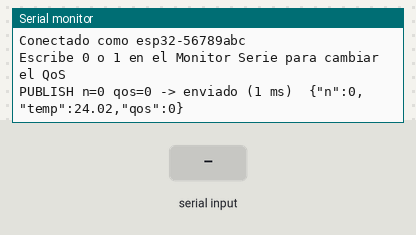
A sketch run on a simulated ESP32. On the bench: the last lines printed to the serial monitor. The test bench sets the inputs (shaded band). WiFi joins after 1.5 s; servers stay silent unless stated; random numbers use the default seed unless the sketch sets one; no MQTT or app messages arrive unless stated.

Above: at 3.2 s.
3.3 s: "0" received over Serial
At 3.9 s:
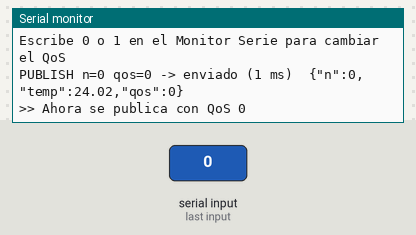
4.8 s: "1" received over Serial
At 7.1 s:
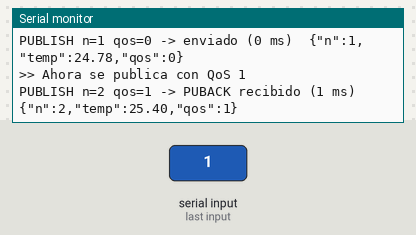

The sketch:

mqtt_publisher.ino
```cpp
/*
 * Semana 5 · ESP32 publicando lecturas por MQTT
 * Arquitectura de Computadoras y Ensambladores 2 · Laboratorio
 *
 * Librería: "MQTT" de Joel Gaehwiler (arduino-mqtt). Instálala desde el
 * Administrador de librerías del Arduino IDE. Se usa en lugar de PubSubClient
 * porque permite PUBLICAR con QoS 1 (PubSubClient solo publica con QoS 0).
 *
 * Desde el Monitor Serie (115200) escribe:
 *   0  → publicar con QoS 0
 *   1  → publicar con QoS 1
 */

#include <WiFi.h>
#include <MQTT.h>

// ---------------- Configuración ----------------
const char* WIFI_SSID   = "TU_RED";
const char* WIFI_CLAVE  = "TU_CLAVE";
const char* BROKER_IP   = "192.168.1.10";   // IP de la computadora donde corre Docker
const int   BROKER_PUERTO = 1883;
const char* TOPICO      = "usac/arqui2/grupo1/temperatura";   // cambia grupo1 por tu grupo

const int PIN_SENSOR = 34;            // sensor analógico (o déjalo al aire para valores variados)
const bool MODO_SIMULADO = true;      // false = leer el pin analógico
const unsigned long INTERVALO_MS = 2000;

// ---------------- Estado ----------------
WiFiClient red;
MQTTClient cliente(256);   // tamaño del buffer en bytes
int qos = 0;
unsigned long ultimoEnvio = 0;
unsigned long contador = 0;

void conectarWiFi() {
  if (WiFi.status() == WL_CONNECTED) return;
  Serial.print("Conectando a WiFi");
  WiFi.begin(WIFI_SSID, WIFI_CLAVE);
  while (WiFi.status() != WL_CONNECTED) {
    delay(500);
    Serial.print(".");
  }
  Serial.print("\nIP del ESP32: ");
  Serial.println(WiFi.localIP());
}

void conectarBroker() {
  // Identificador único por placa, basado en su dirección MAC
  String id = "esp32-" + String((uint32_t)ESP.getEfuseMac(), HEX);
  Serial.print("Conectando al broker " + String(BROKER_IP));
  while (!cliente.connect(id.c_str())) {
    delay(1000);
    Serial.print(".");
  }
  Serial.println("\nConectado como " + id);
}

float leerTemperatura() {
  if (MODO_SIMULADO) {
    return 24.0 + 3.0 * sin(contador / 5.0) + random(-30, 31) / 100.0;
  }
  // Escala la lectura 0..4095 a un rango de 15 °C a 35 °C (ajústalo a tu sensor)
  return 15.0 + analogRead(PIN_SENSOR) / 4095.0 * 20.0;
}

void setup() {
  Serial.begin(115200);
  delay(500);
  conectarWiFi();
  cliente.begin(BROKER_IP, BROKER_PUERTO, red);
  conectarBroker();
  Serial.println("Escribe 0 o 1 en el Monitor Serie para cambiar el QoS");
}

void loop() {
  cliente.loop();   // mantiene viva la conexión y procesa confirmaciones
  delay(10);

  if (WiFi.status() != WL_CONNECTED) conectarWiFi();
  if (!cliente.connected()) conectarBroker();

  // Cambiar QoS desde el Monitor Serie
  if (Serial.available()) {
    char c = Serial.read();
    if (c == '0' || c == '1') {
      qos = c - '0';
      Serial.printf(">> Ahora se publica con QoS %d\n", qos);
    }
  }

  if (millis() - ultimoEnvio >= INTERVALO_MS) {
    ultimoEnvio = millis();
    float temp = leerTemperatura();

    char payload[96];
    snprintf(payload, sizeof(payload), "{\"n\":%lu,\"temp\":%.2f,\"qos\":%d}", contador, temp, qos);

    // Con QoS 1, publish() espera el PUBACK del broker antes de devolver true
    unsigned long t0 = millis();
    bool ok = cliente.publish(TOPICO, payload, false, qos);
    unsigned long ms = millis() - t0;

    Serial.printf("PUBLISH n=%lu qos=%d -> %s (%lu ms)  %s\n", contador, qos,
                  ok ? (qos == 1 ? "PUBACK recibido" : "enviado") : "FALLO", ms, payload);
    contador++;
  }
}
```

Measured:
- after the input at 3.3 s, the serial monitor: prints a new line at once (image 1)
- after the input at 4.8 s, the serial monitor: prints a new line at once (image 2)
